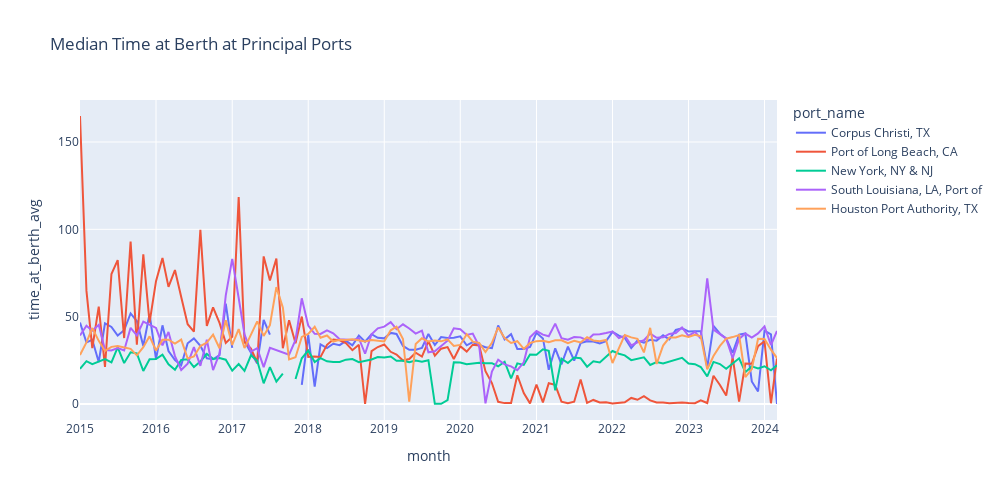

The cell this chart's notebook holds for it:
### Code cell
px.line(
    #data with month in dt format
    monthly_df
    #restrict to top 5 ports
    .filter(pl.col('port_name').is_in(top5ports))
    #month in dt format
    .with_columns(pl.col('month').str.strptime(pl.Date, format='%Y%m'))
    .sort(by='month'), 
    #plot specs
    x='month', y='time_at_berth_avg', color='port_name',
    title='Median Time at Berth at Principal Ports',
    width=1000,
    height=500 
)
